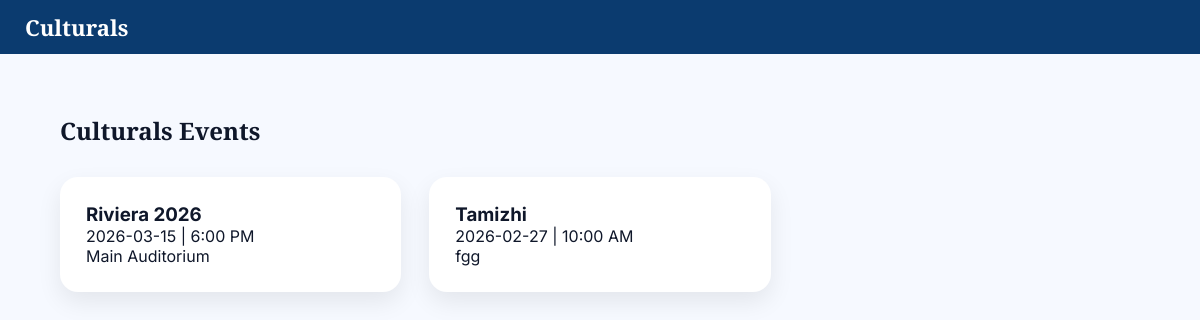
Screenshot of /category/Culturals with the database file from the repository.
### tables this page shows
CREATE TABLE events (
    id INTEGER PRIMARY KEY AUTOINCREMENT,
    title TEXT,
    category TEXT,
    date TEXT,
    time TEXT,
    venue TEXT,
    description TEXT,
    poster TEXT
);

### app.py (the view)
@app.route('/category/<category_name>')
def category_page(category_name):
    category_map = {
        "Culturals": "Cultural",
        "Technical Events": "Technical",
        "Workshops": "Workshop",
        "Value Added Courses": "Value-Added Course",
        "Sports": "Sports"
    }
    db_category = category_map.get(category_name, category_name)
    conn = sqlite3.connect("campuspulse.db")
    cursor = conn.cursor()
    cursor.execute("SELECT * FROM events WHERE category = ?", (db_category,))
    rows = cursor.fetchall()
    conn.close()
    events = []
    for row in rows:
        events.append({
            "id": row[0],
            "title": row[1],
            "category": row[2],
            "date": row[3],
            "time": row[4],
            "venue": row[5],
            "description": row[6],
            "poster": row[7]
        })
    return render_template("category.html", events=events, category=category_name)

### templates/category.html (shortened to what this page needs)
<!DOCTYPE html>
<html>
<head>
    <link rel="stylesheet" href="{{ url_for('static', filename='css/home.css') }}">
</head>
<body>
<header class="navbar">
    <div class="nav-left">
        <h1>{{ category }}</h1>
    </div>
</header>
<section class="featured">
    <h2>{{ category }} Events</h2>
    <div class="cards">
        {% for event in events %}
        <div class="card event-card"
             onclick="showEventDetails(
                '{{ event.title }}',
                '{{ event.category }}',
                '{{ event.date }}',
                '{{ event.time }}',
                '{{ event.venue }}',
                '{{ event.description }}',
                '{{ url_for('static', filename='images/' + event.poster) }}'
             )">
            <h3>{{ event.title }}</h3>
            <p>{{ event.date }} | {{ event.time }}</p>
            <p>{{ event.venue }}</p>
        </div>
        {% endfor %}
    </div>
</section>
</body>
</html>

### static/css/home.css (style rules this page uses)
* { margin: 0; padding: 0; box-sizing: border-box; font-family: 'Inter', sans-serif; }
body { background: #f6f9ff; color: #0f172a; }
.navbar { display: flex; align-items: center; justify-content: space-between; background: #0b3b6f; padding: 12px 25px; color: white; }
.nav-left { display: flex; align-items: center; gap: 10px; }
.navbar h1 { font-family: 'Playfair Display', serif; font-size: 22px; color: white; }
.featured, .categories { padding: 60px; }
.featured h2, .categories h2 { font-family: 'Playfair Display', serif; margin-bottom: 30px; }
.cards { display: grid; grid-template-columns: repeat(3, 1fr); gap: 28px; }
.card { background: white; padding: 26px; border-radius: 18px; box-shadow: 0 10px 25px rgba(0,0,0,0.08); transition: 0.3s ease; }

### rows the page displays
events: title "Riviera 2026", date "2026-03-15", time "6:00 PM", venue "Main Auditorium"
events: title "Tamizhi", date "2026-02-27", time "10:00 AM", venue "fgg"

### other values shown
{{ category }} "Culturals"
